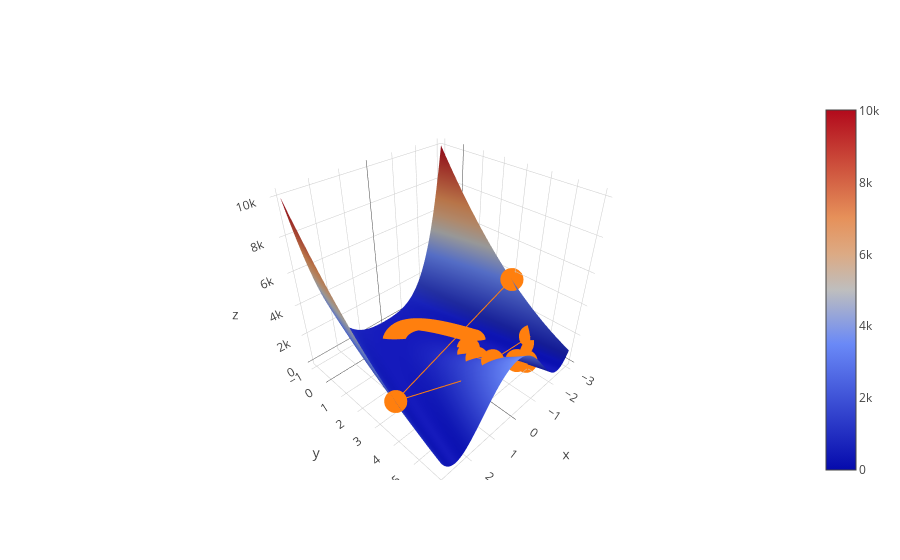

Notebook code cell kept with this figure:
### Code cell
x, y = np.mgrid[-3:3:100j, -1:6:100j]
iplot([Surface(x=x, y=y, z=f([x, y])),
       Scatter3d(x = [p[0] for p in points],
                 y = [p[1] for p in points],
                 z = [f(p) for p in points], mode = 'line')])

### Figure 1 — Plotly figure (JSON) as saved in the notebook; plotly's stock layout.template omitted (floating-point values rounded to 4 significant figures; data arrays with more than 128 entries replaced by an {"elided": "..."} marker saying what was removed)
{"data": [{"type": "surface", "x": {"elided": "100x100 float values"}, "y": {"elided": "100x100 float values"}, "z": {"elided": "100x100 float values"}}, {"mode": "line", "type": "scatter3d", "x": {"elided": "2449 float values"}, "y": {"elided": "2449 float values"}, "z": {"elided": "2449 float values"}}], "layout": {}}
